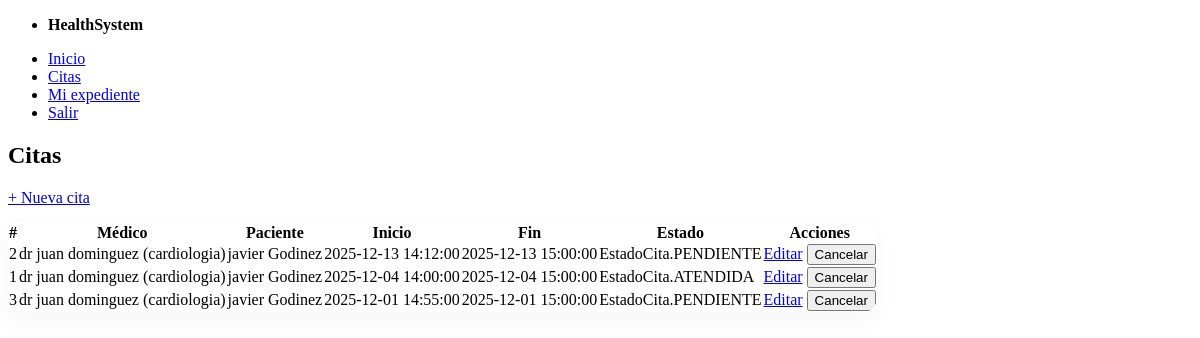
The app's page /citas (signed in) with its own data.
### models.py (models this page shows, shortened)
class Cita(Base):
    __tablename__ = "citas"
    id = Column(Integer, primary_key=True)
    medico_id = Column(Integer, ForeignKey("medicos.id"), nullable=False, index=True)
    paciente_id = Column(Integer, ForeignKey("usuarios.id"), nullable=False, index=True)
    start_at = Column(DateTime, nullable=False, index=True)
    end_at = Column(DateTime, nullable=False, index=True)
    estado = Column(SAEnum(EstadoCita), default=EstadoCita.PENDIENTE, nullable=False)
    notas = Column(String, nullable=True)
    medico = relationship("Medico", back_populates="citas")
    paciente = relationship("Usuario")

class Usuario(Base, UserMixin):
    __tablename__ = "usuarios"
    id = Column(Integer, primary_key=True)
    nombre = Column(String, nullable=False)
    apellido = Column(String, nullable=False)
    email = Column(String, unique=True, index=True, nullable=False)
    password_hash = Column(String, nullable=False)
    tipo = Column(SAEnum(TipoUsuario), default=TipoUsuario.PACIENTE, nullable=False)
    medico = relationship("Medico", back_populates="usuario", uselist=False)
    expediente = relationship("Expediente", back_populates="paciente", uselist=False)

class Medico(Base):
    __tablename__ = "medicos"
    id = Column(Integer, primary_key=True)
    usuario_id = Column(Integer, ForeignKey("usuarios.id"), nullable=False, unique=True)
    especialidad = Column(String, nullable=False)
    usuario = relationship("Usuario", back_populates="medico")
    citas = relationship("Cita", back_populates="medico")

### app.py (the view)
@app.route("/citas")
@login_required
def citas_list():
    with get_db() as db:
        medico = None
        if current_user.tipo == TipoUsuario.MEDICO:
            medico = db.query(Medico).filter(Medico.usuario_id == current_user.id).first()
        base_query = db.query(Cita).options(
            joinedload(Cita.medico).joinedload(Medico.usuario),
            joinedload(Cita.paciente),
        )
        if current_user.tipo == TipoUsuario.MEDICO and medico:
            citas = base_query.filter(Cita.medico_id == medico.id).order_by(Cita.start_at.desc()).all()
        elif current_user.tipo == TipoUsuario.PACIENTE:
            citas = base_query.filter(Cita.paciente_id == current_user.id).order_by(Cita.start_at.desc()).all()
        else:
            citas = base_query.order_by(Cita.start_at.desc()).all()
        medicos = db.query(Medico).options(joinedload(Medico.usuario)).all()
    return render_template("appointments_list.html", citas=citas, medicos=medicos, EstadoCita=EstadoCita)

### app.py (called while the page is built)
@contextmanager
def get_db():
    db = SessionLocal()
    try:
        yield db
        db.commit()
    except Exception:
        db.rollback()
        raise
    finally:
        db.close()

@login_manager.user_loader
def load_user(user_id):
    with get_db() as db:
        return db.get(Usuario, int(user_id))

### templates/appointments_list.html (shortened to what this page needs)
{% extends "_layout.html" %}
{% block content %}
<h2>Citas</h2>
<p><a href="{{ url_for('citas_new') }}">+ Nueva cita</a></p>
<table>
<thead>
<tr>
<th>#</th>
<th>Médico</th>
<th>Paciente</th>
<th>Inicio</th>
<th>Fin</th>
<th>Estado</th>
<th>Acciones</th>
</tr>
</thead>
<tbody>
{% for c in citas %}
<tr>
<td>{{ c.id }}</td>
<td>{{ c.medico.usuario.nombre }} {{ c.medico.usuario.apellido }} ({{ c.medico.especialidad }})</td>
<td>{{ c.paciente.nombre }} {{ c.paciente.apellido }}</td>
<td>{{ c.start_at }}</td>
<td>{{ c.end_at }}</td>
<td>{{ c.estado }}</td>
<td>
<a href="{{ url_for('citas_edit', cita_id=c.id) }}">Editar</a>
{% if c.estado != EstadoCita.CANCELADA %}
<form action="{{ url_for('citas_cancel', cita_id=c.id) }}" method="post" style="display:inline">
<button type="submit">Cancelar</button>
</form>
{% endif %}
</td>
</tr>
{% endfor %}
</tbody>
</table>
{% endblock %}

### templates/_layout.html (style rules this page uses)
table { border-collapse: separate; border-spacing: 0; overflow: hidden; border-radius: 14px; box-shadow: 0 8px 24px rgba(0,0,0,.04); }
thead th { background: var(--muted-border-color); }

### records on screen
Cita: id "2", medico.usuario.nombre "dr juan", medico.usuario.apellido "dominguez", medico.especialidad "cardiologia", paciente.nombre "javier", paciente.apellido "Godinez", start_at "2025-12-13 14:12:00", end_at "2025-12-13 15:00:00", estado "EstadoCita.PENDIENTE"
Cita: id "1", medico.usuario.nombre "dr juan", medico.usuario.apellido "dominguez", medico.especialidad "cardiologia", paciente.nombre "javier", paciente.apellido "Godinez", start_at "2025-12-04 14:00:00", end_at "2025-12-04 15:00:00", estado "EstadoCita.ATENDIDA"
Cita: id "3", medico.usuario.nombre "dr juan", medico.usuario.apellido "dominguez", medico.especialidad "cardiologia", paciente.nombre "javier", paciente.apellido "Godinez", start_at "2025-12-01 14:55:00", end_at "2025-12-01 15:00:00", estado "EstadoCita.PENDIENTE"
